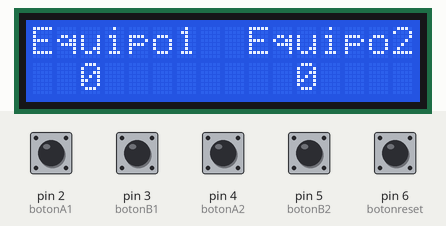
Simulated run of this sketch. Board: Arduino Uno, built with avr-gcc and run on an emulated ATmega328P. On the bench: 16×2 character LCD. The inputs (shaded band) are chosen by the test bench; at power-on: pin 2 (botonA1), pin 3 (botonB1), pin 4 (botonA2), pin 5 (botonB2), pin 6 (botonreset) HIGH.

Above: at 4.2 s.
4.3 s: pin 2 (botonA1) pulled LOW for 0.25 s
At 6.1 s:
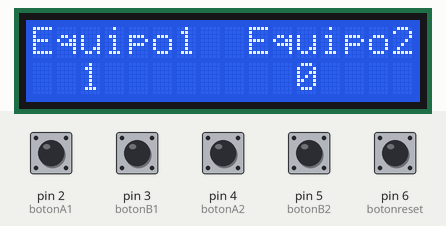
6.2 s: pin 4 (botonA2) pulled LOW for 0.25 s
At 8.0 s:
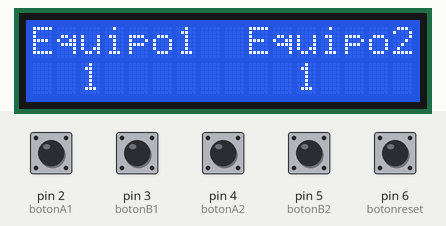
8.1 s: pin 3 (botonB1) pulled LOW for 0.25 s
At 8.7 s:
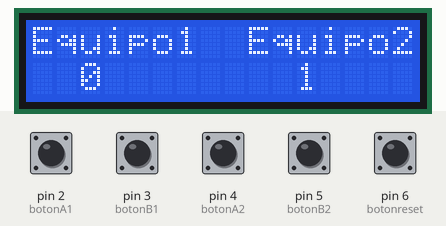
9.9 s: pin 2 (botonA1) pulled LOW for 1 s
At 11.21 s:
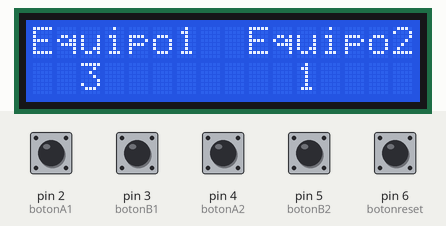
12.4 s: pin 5 (botonB2) pulled LOW for 0.25 s
At 13.08 s:
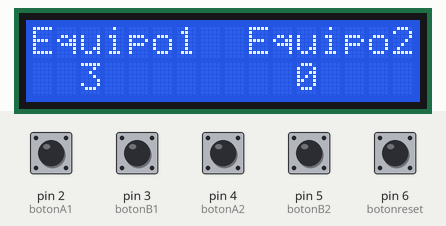
15.6 s: pin 3 (botonB1) pulled LOW for 0.25 s
At 16.28 s:
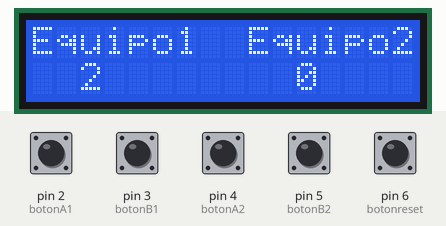

Measured:
- after the input at 4.3 s, the display: first differs from a run without the input after 0.45 s (image 1)
- after the input at 6.2 s, the display: first differs from a run without the input after 0.42 s (image 2)
- after the input at 8.1 s, the display: first differs from a run without the input after 0.39 s (image 3)
- after the input at 9.9 s, the display: first differs from a run without the input after 0.46 s (image 4 shows a later state)
- after the input at 12.4 s, the display: first differs from a run without the input after 0.47 s (image 5)
- after the input at 15.6 s, the display: first differs from a run without the input after 0.47 s (image 6)
- what the display in image 3 shows lasts 0.4 s, from 8.5 s to 8.9 s

The sketch:

LCD-Contador_doble.ino
```cpp
#include <Wire.h>
#include <LiquidCrystal_I2C.h>

long num1 = 0;
long num2 = 0;
//Pines para los botones
int botonA1 = 2;
int botonB1 = 3;
int botonA2 = 4;
int botonB2 = 5;
int botonreset = 6;
//Estados de los botones
int estadobotonA1 = 0;
int estadobotonB1 = 0;
int estadobotonA2 = 0;
int estadobotonB2 = 0;


LiquidCrystal_I2C pantalla(0x27, 16,2);


void setup() {
  pinMode(botonA1, INPUT_PULLUP);
  pinMode(botonB1, INPUT_PULLUP);
  pinMode(botonA2, INPUT_PULLUP);
  pinMode(botonB2, INPUT_PULLUP);
  pinMode(botonreset, INPUT_PULLUP);


  pantalla.begin(16,2);
  pantalla.clear();
  //pantalla.cursor();
  pantalla.backlight();
  pantalla.setCursor(0, 0);
  pantalla.print("Contador");
  delay(2000);
  pantalla.clear();

  delay(1000);

}

void loop() {
  pantalla.setCursor(0,0);
  pantalla.print("Equipo1");
  pantalla.setCursor(9, 0);
  pantalla.print("Equipo2");
  pantalla.setCursor(2, 1);
  pantalla.print(num1);
  pantalla.setCursor(11, 1);
  pantalla.print(num2);

  estadobotonA1 = digitalRead(botonA1);
  estadobotonB1 = digitalRead(botonB1);
  estadobotonA2 = digitalRead(botonA2);
  estadobotonB2 = digitalRead(botonB2);
  if (estadobotonA1 == LOW) {
  num1++;
  delay(100);
  }
  if (estadobotonB1 == LOW) {
  num1--;
  delay(100);
  }

  if (estadobotonA2 == LOW) {
  num2++;
  delay(100);
  }
  if (estadobotonB2 == LOW) {
  num2--;
  delay(100);
  }

  //Condición de límite; los números no  pueden bajar de 0
  if (num1 < 0) {
    num1 = 0;
  }
  if (num2 < 0) {
    num2 = 0;
  }

  delay(200);
  pantalla.clear();


  //Volver a cero el contador
  int estadobotonreset = digitalRead(botonreset);
  if (estadobotonreset == LOW) {
  num1 = 0;
  num2 = 0;
  }


}
```
